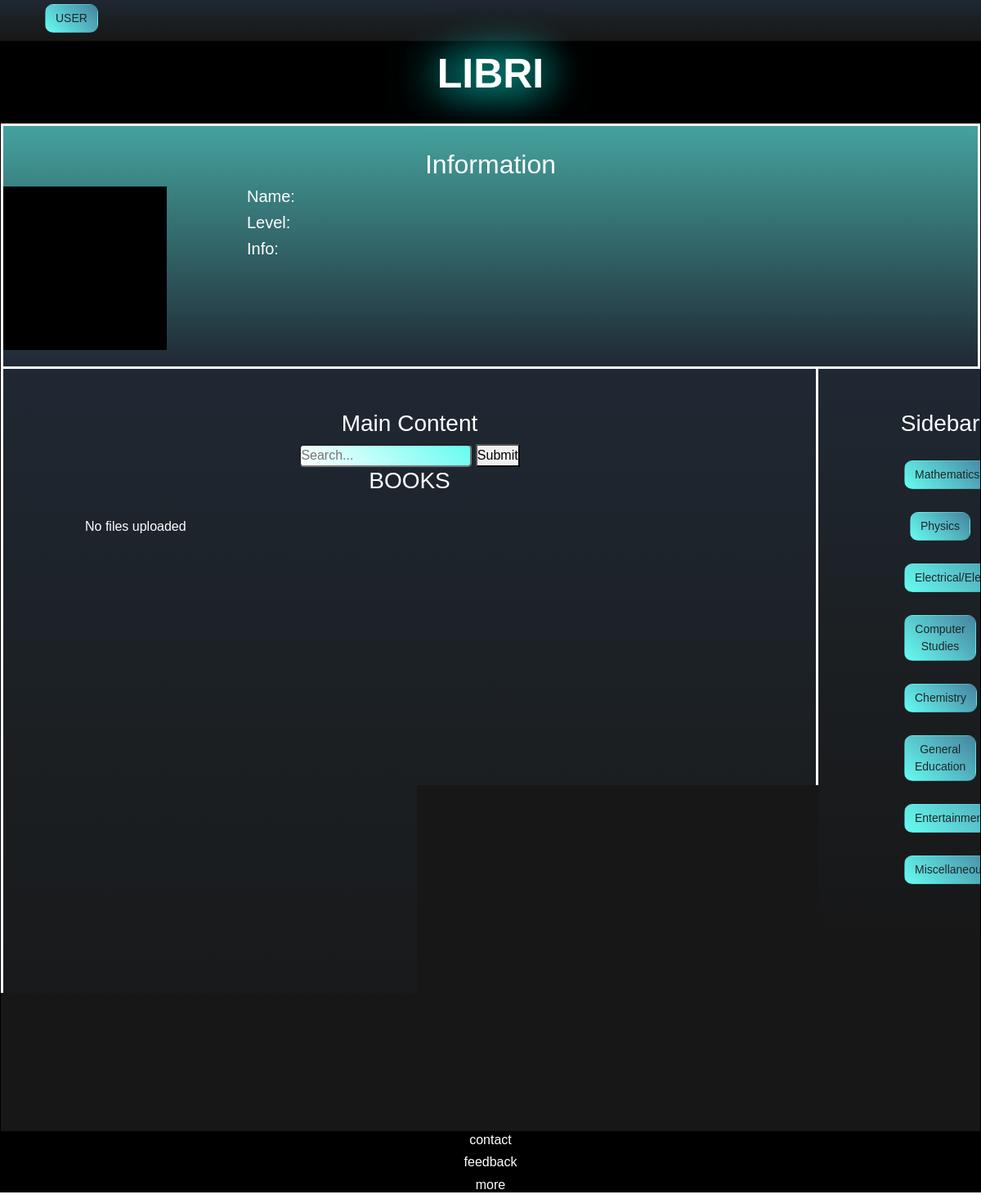
Page /Student-page-comp.php on the earlier database version.
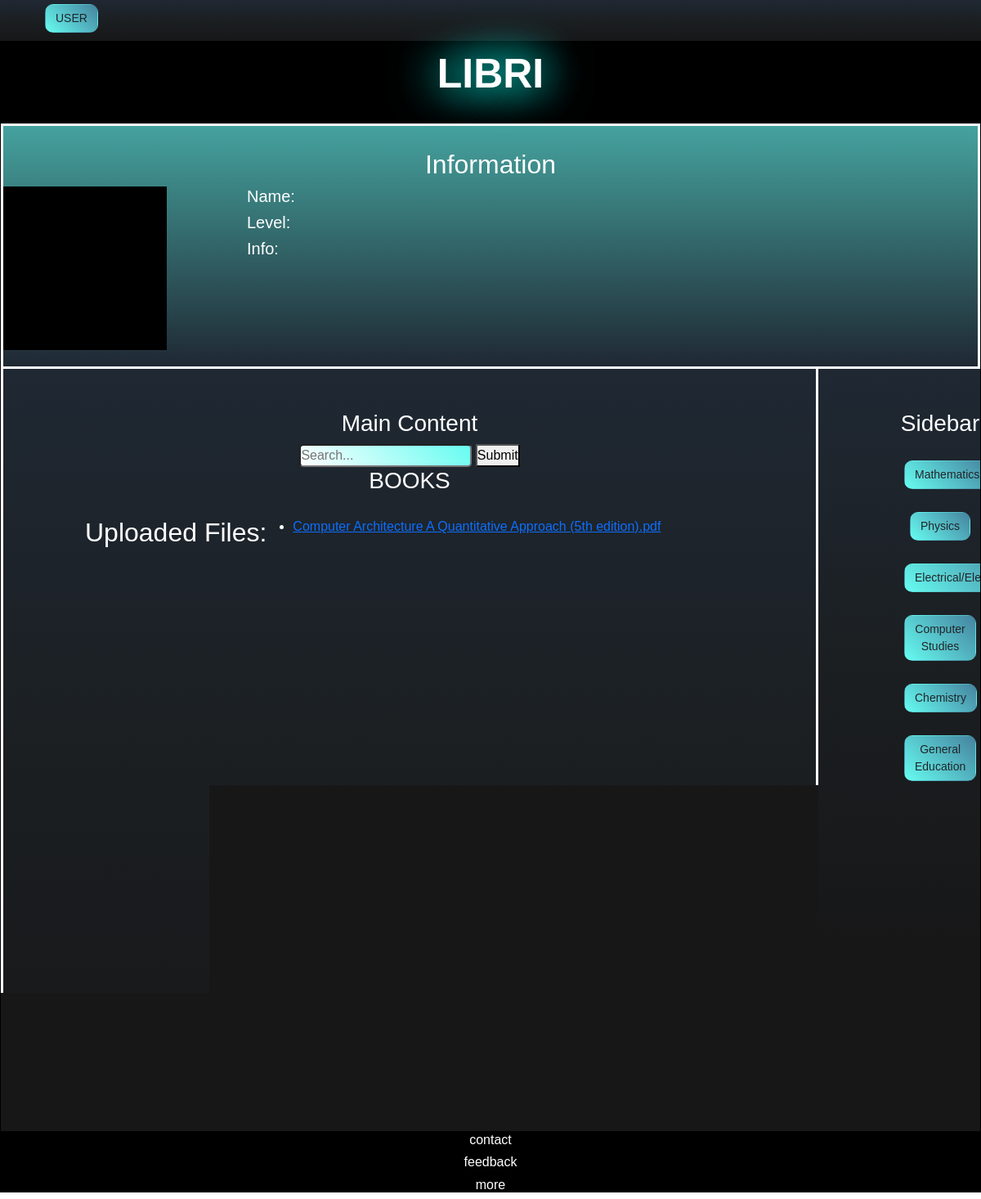
Same page on the later database version.
### Student-page-comp.php (the view, shortened to what this page needs)
<!DOCTYPE html>
<html lang="en">
<head>
  <link href="https://cdn.jsdelivr.net/npm/bootstrap@5.3.3/dist/css/bootstrap.min.css" rel="stylesheet">
  <link rel="stylesheet" href="userstyle.css">
</head>
<div class="header">
  <h2 class="btn">USER</h2>
</div>
<body>
  <div class="upperbody">
    <h1 class ="anim">LIBRI</h1>
  </div>
  <div class="body">
    <div class="info">
      <div>
        <h4 class="text-center">
          <h2>Information</h2>
        </h4>
      </div>
      <div class="about">
        <h5>Name:</h5>
        <h5>Level:</h5>
        <h5>Info:</h5>
      </div>
      <div class="gallery">
        <div class="imageItem1"></div>
      </div>
    </div>
    <div class="main-content">
      <h3>Main Content</h3>
      <form method="post">
        <input type="text" name="search-string" placeholder="Search..." class="searchbar">
        <button type="submit">Submit</button>
      </form>
      <h3>BOOKS</h3>
      <div class="des-test">
        <?php
        include "libri_dbcon.php";
        $search_string = $_POST['search-string'];
        $pdf = "SELECT * FROM `pdf-files` WHERE `pdf-sub` = 'comp' AND `pdf-code` LIKE '$search_string%'";
        $display = $conn->query($pdf);
        if ($display->num_rows > 0) {
          if($search_string != NULL) {
            echo "<h2>Uploaded Files:</h2>";
            echo "<ul>";
            while ($row = $display->fetch_assoc()) {
              $filename = $row["pdf-name"];
              echo "<li>
                <a href='download.php?file=" . urlencode($filename) . "'>$filename</a>
                </li>";
            }
              echo "</ul>";
          } else {
            echo "<h2>Uploaded Files:</h2>";
            echo "<ul>";
            while ($row = $display->fetch_assoc()) {
              $filename = $row["pdf-name"];
              echo "<li>
                <a href='download.php?file=" . urlencode($filename) . "'>$filename</a>
              </li>";
            }
              echo "</ul>";
          }
        } else {
          echo "No files uploaded";
        }
        ?>
      </div>
    </div>
    <div class="sidebar"><h3>Sidebar</h3>
      <div class="space"></div>
        <div>
          <a href="Student-page-math.php"><h4 class="btn">Mathematics</h4></a>
        </div>
        <div class="space"></div>
        <div>
          <a href="Student-page-phys.php"><h4 class="btn">Physics</h4></a>
        </div>
        <div class="space"></div>
        <div>
          <a href="Student-page-elex.php"><h4 class = "btn">Electrical/Electronics</h4></a>
        </div>
        <div class="space"></div>
        <div>
          <a href="Student-page-comp.php"><h4 class = "btn" >Computer Studies</h4></a>
        </div>
        <div class="space"></div>
        <div>
          <a href="Student-page-chem.php"><h4 class = "btn" >Chemistry</h4></a>
        </div>
        <div class="space"></div>
        <div>
          <a href="Student-page-gec.php"><h4 class = "btn" >General Education</h4></a>
        </div>
        <div class="space"></div>
        <div>
          <a href="Student-page-ent.php"><h4 class = "btn" >Entertainment/Literature</h4></a>
        </div>
        <div class="space"></div>
        <div>
          <a href="Student-page-misc.php"><h4 class = "btn" >Miscellaneous</h4></a>
        </div>
      </div>
    </div>
</body>
<footer>
    <div class="footerdes">
        <div>
            <thead>
                <tr>
                    <th><h6>contact</h6></th>
                    <th><h6>feedback</h6></th>
                    <th><h6>more</h6></th>
                </tr>
            </thead>
        </div>
        </div>
</footer>
</html>

### userstyle.css (style rules this page uses)
* { box-sizing: border-box; margin: 0; padding: 0; font-family: "Poppins", sans-serif; font-weight: 400; font-style: normal; }
.upperbody { align-items: center; text-align: center; background-color: black; animation-name: upperbackground; animation-duration: 5s; height: 100px; }
h1 { padding-top: 10px; font-size: 50px; color: white; font-weight: bold; text-shadow: 0 0 50px #00ffea, 0 0 60px #00ffea; animation: ani 5s linear infinite; }
.anim { opacity: 0; transform: translateY(30px); animation: moveup 0.5s linear forwards; }
.body { border: solid black 1px; height: auto; overflow: hidden; background-color: #171718; }
.header { justify-content: space-between; text-align: start; align-items: flex-end; width: 100%; height: 50px; background: linear-gradient(#1F2833,#1B1F22, #171718); color: white; padding-left: 50px; padding-top: 5px; }
.searchbar { background-image: linear-gradient(45deg,white, #66FCF1); border-radius: 5px; }
.btn { background-image: linear-gradient(45deg, #66FCF1, #45829E); font-size: 14px; border-radius: 10px; transition: 0.5s; margin-right: 5px; margin-left: 5px; }
.info { justify-content: space-between; padding-top: 20px; align-items: center; text-align: center; width: 100%; height: 300px; background:linear-gradient(#45A29E, #1F2833); background-size: cover; color: white; border: solid white; }
.main-content { align-items: center; text-align: center; background: linear-gradient(#1F2833,#1B1F22, #171718); height: auto; float: left; width: 1000px; padding-top: 50px; padding-right: 100px; padding-left: 100px; position: relative; color: white; border: solid white; border-top: 0; }
.sidebar { width: auto; height: 700px; overflow-y: scroll; padding-top: 50px; padding-left: 100px; align-items: center; background: linear-gradient(#1F2833,#1B1F22, #171718); text-align: center; color: white; }
.space { width: 300px; height: 20px; }
.gallery { height: 200px; display: flex; align-items: start; padding-left: 30px; justify-content: center; flex-direction: column; gap: 15px; width:200px; background-color: black; }
.about { width: 75%; text-align: start; float: right; }
.imageItem1 { background-image: url('img1.png'); background-size: cover; background-position: center; border-radius: 10px; transition: 0.3s; height: 30vh; width: 100%; }
.footerdes { text-align: center; align-items: center; background-color: black; color: white; }
.des-test { display: flex; align-items: flex-start; min-height: 96vh; width: 128vh; border-radius: 5px; padding-top: 20px; }

Differences in the rows shown:
added pdf-files: value "Computer Architecture A Quantitative Approach (5th edition).pdf"
Other differences:
text no longer shown: "No files uploaded"
text now shown: "Uploaded Files:"
